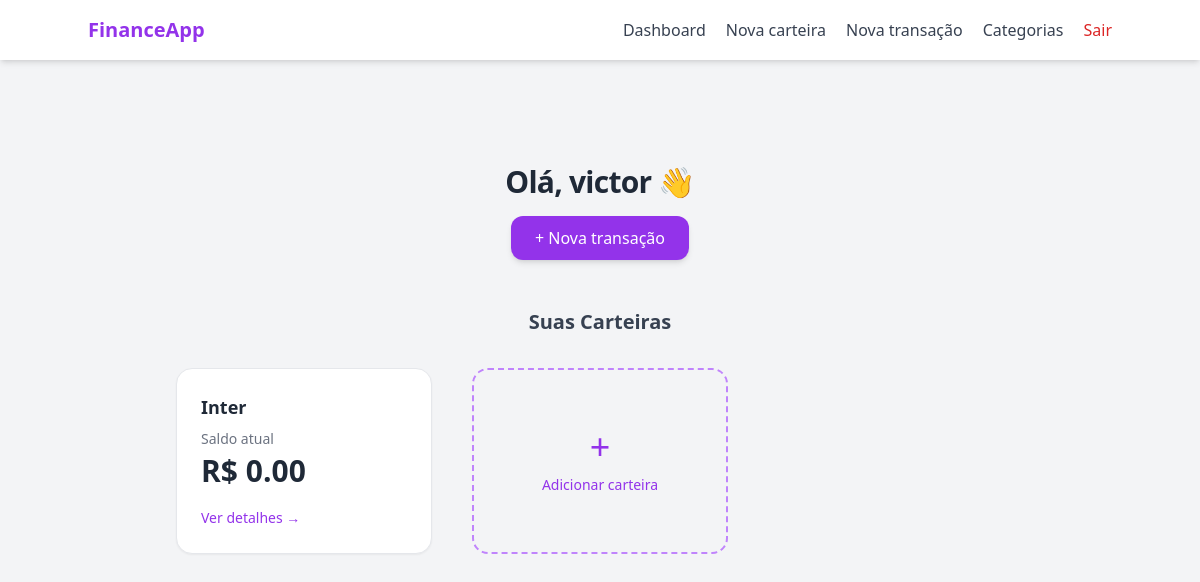
The app's page /dashboard (signed in) with its own data.
### models/user.py (models this page shows, shortened)
class User(db.Model, UserMixin):
    __tablename__ = "users"
    id = db.Column(db.Integer, primary_key= True)
    username = db.Column(db.String(100), nullable= False)
    email = db.Column(db.String(120), unique= True, nullable= False)
    password = db.Column(db.String(255), nullable= False)

### models/wallet.py (models this page shows, shortened)
class Wallet(db.Model):
    __tablename__ = "wallets"
    id = db.Column(db.Integer, primary_key= True)
    wallet_name = db.Column(db.String(100), nullable= False)
    initial_balance = db.Column(db.Float, default= 0.0)
    current_balance = db.Column(db.Float, default= 0.0)
    is_active = db.Column(db.Boolean, default= True)
    created_at = db.Column(db.DateTime, default= lambda: datetime.now(timezone.utc).date())
    user_id = db.Column(db.Integer, db.ForeignKey("users.id"), nullable= False)
    transactions = db.relationship("Transaction", backref="wallets", lazy= True)

### routes/main_routes.py (the view)
@main_bp.route("/dashboard", methods=["GET"])
@login_required
def dashboard_page():
    wallets = WalletController.get_wallets_by_user(current_user.id)
    return render_template("index.html", user= current_user, wallets= wallets)

### controllers/wallet_controller.py (called while the page is built)
    @staticmethod
    def get_wallets_by_user(user_id):
        wallets = Wallet.query.filter_by(user_id= user_id, is_active= True).all()
        return wallets

### templates/index.html (shortened to what this page needs)
{% extends "base.html" %}
{% block content %}
<div class="w-full flex flex-col items-center pt-16 pb-24">
    <h1 class="text-gray-800 text-3xl font-bold tracking-tight mb-4">
        Olá, {{ user.username.split()[0] }} 👋
    </h1>
    <a href="{{ url_for('transaction_bp.transaction_new_page') }}"
       class="px-6 py-2.5 rounded-xl bg-purple-600 text-white font-medium shadow-md
              hover:bg-purple-700 hover:shadow-lg transition-all mb-12">
        + Nova transação
    </a>
    <h2 class="text-gray-700 text-xl font-semibold mb-8">
        Suas Carteiras
    </h2>
    <div class="grid grid-cols-1 sm:grid-cols-2 lg:grid-cols-3 gap-10 justify-items-center">
        {% for wallet in wallets %}
        <a href="{{ url_for('wallet_bp.wallet_detail_page', wallet_id=wallet.id) }}"
           class="w-64 bg-white rounded-2xl shadow-sm p-6 border border-gray-200
                  hover:shadow-xl hover:-translate-y-1 transition-all duration-300 text-gray-800">
            <h3 class="font-semibold text-lg mb-2">
                {{ wallet.wallet_name }}
            </h3>
            <p class="text-sm text-gray-500 mb-1">Saldo atual</p>
            <p class="text-3xl font-bold mb-4">
                R$ {{ "%.2f"|format(wallet.current_balance) }}
            </p>
            <span class="text-purple-600 text-sm font-medium hover:underline">
                Ver detalhes →
            </span>
        </a>
        {% endfor %}
        <a href="{{url_for('wallet_bp.wallet_new_page')}}"
           class="w-64 h-[186px] flex flex-col gap-2 items-center justify-center p-6
                  rounded-2xl border-2 border-dashed border-purple-400 text-purple-600
                  hover:bg-purple-50 hover:border-purple-500 hover:shadow-md transition-all">
            <span class="text-4xl font-light">+</span>
            <span class="font-medium text-sm">Adicionar carteira</span>
        </a>
    </div>
</div>
{% endblock %}

### records on screen
User: username "victor"
Wallet: wallet_name "Inter", current_balance "0.00"
